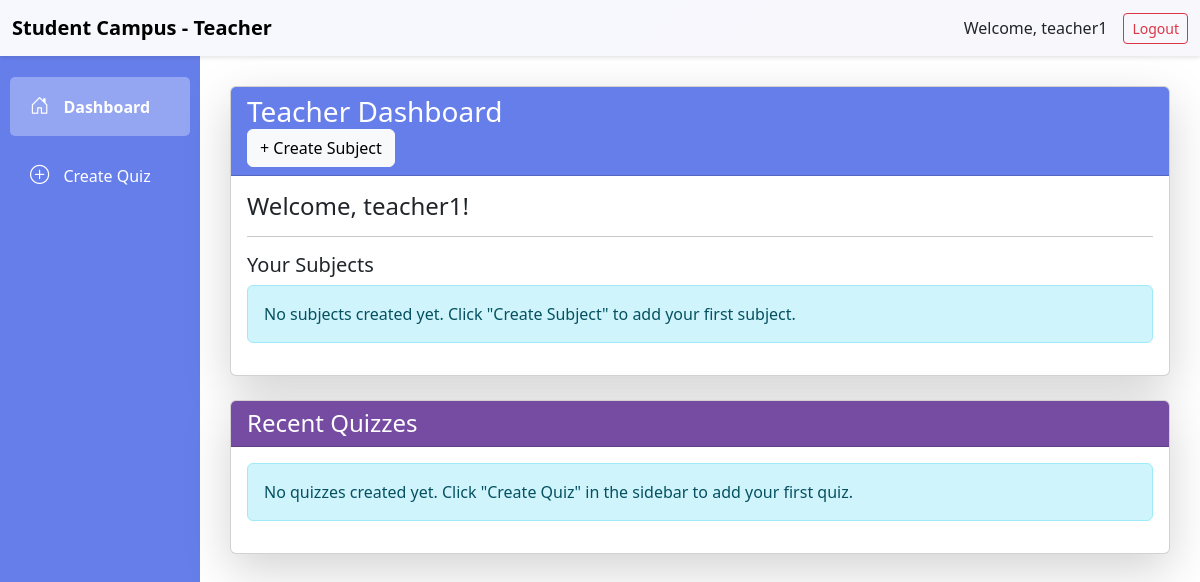
Page /teacher/dashboard/ (signed in) on the earlier database version.
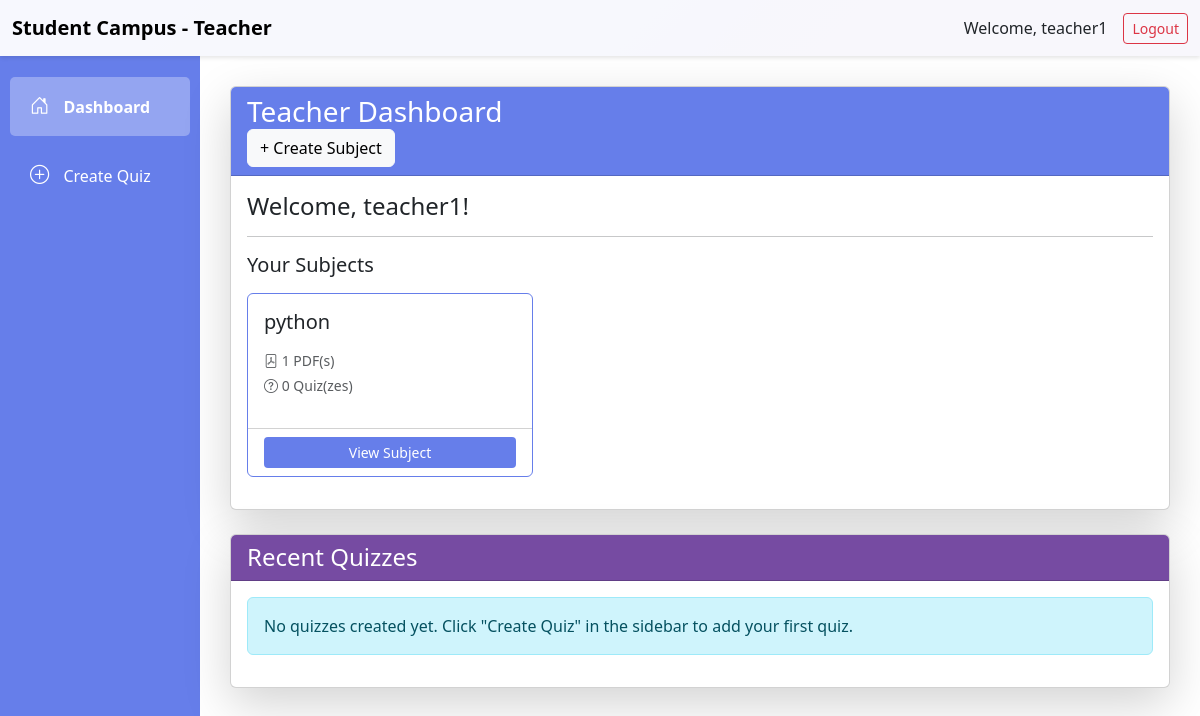
Same page on the later database version.
### teachers/models.py (models this page shows, shortened)
class Subject(models.Model):
    name = models.CharField(max_length=200)
    description = models.TextField(blank=True)
    teacher = models.ForeignKey(User, on_delete=models.CASCADE, related_name='subjects')
    created_at = models.DateTimeField(auto_now_add=True)
    class Meta:
        ordering = ['name']

### teachers/views.py (the view)
# urls.py: path('dashboard/', views.teacher_dashboard, name='teacher_dashboard'),
@login_required
def teacher_dashboard(request):
    if not request.user.is_teacher():
        return HttpResponseForbidden("You don't have permission to access this page.")
    subjects = Subject.objects.filter(teacher=request.user)
    quizzes = Quiz.objects.filter(created_by=request.user).order_by('-created_at')[:10]
    return render(request, 'teachers/dashboard.html', {'subjects': subjects, 'quizzes': quizzes})

### authentication/models.py (called while the page is built)
    def is_teacher(self):
        return self.role == 'teacher'

### templates/teachers/dashboard.html (shortened to what the changed rows need)
{% extends 'teachers/base_teacher.html' %}
{% block teacher_content %}
<div class="row">
    <div class="col-12">
        <div class="card shadow-lg mb-4">
            <div class="card-body">
                <h4>Welcome, {{ user.username }}!</h4>
                <hr>
                <h5>Your Subjects</h5>
                {% if subjects %}
                    <div class="row mt-3">
                        {% for subject in subjects %}
                            <div class="col-md-4 mb-3">
                                <div class="card h-100" style="border-color: #667eea;">
                                    <div class="card-body">
                                        <h5 class="card-title">{{ subject.name }}</h5>
                                        <p class="text-muted small mb-1">
                                            <i class="bi bi-file-pdf"></i> {{ subject.notes.count }} PDF(s)
                                        </p>
                                        <p class="text-muted small">
                                            <i class="bi bi-question-circle"></i> {{ subject.quizzes.count }} Quiz(zes)
                                        </p>
                                    </div>
                                    <div class="card-footer bg-transparent">
                                        <a href="{% url 'teacher_subject_detail' subject.id %}" class="btn btn-sm w-100" style="background-color: #667eea; color: white;">View Subject</a>
                                    </div>
                                </div>
                            </div>
                        {% endfor %}
                    </div>
                {% else %}
                    <div class="alert alert-info">
                        No subjects created yet. Click "Create Subject" to add your first subject.
                    </div>
                {% endif %}
            </div>
        </div>
    </div>
</div>
{% endblock %}

Differences in the rows shown:
added Subject: name "python", notes.count "1", quizzes.count "0"
Other differences:
text no longer shown: "No subjects created yet. Click \"Create Subject\" to add your first subject."
